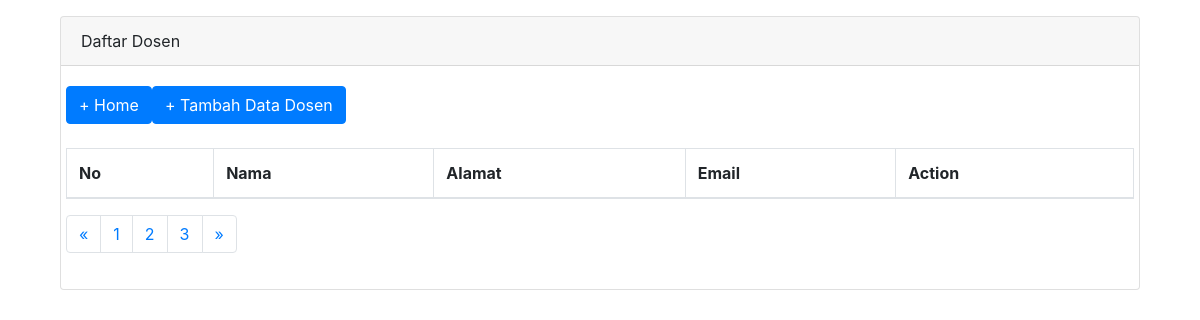
Before: /adak/dosen/read.php with the older database file.
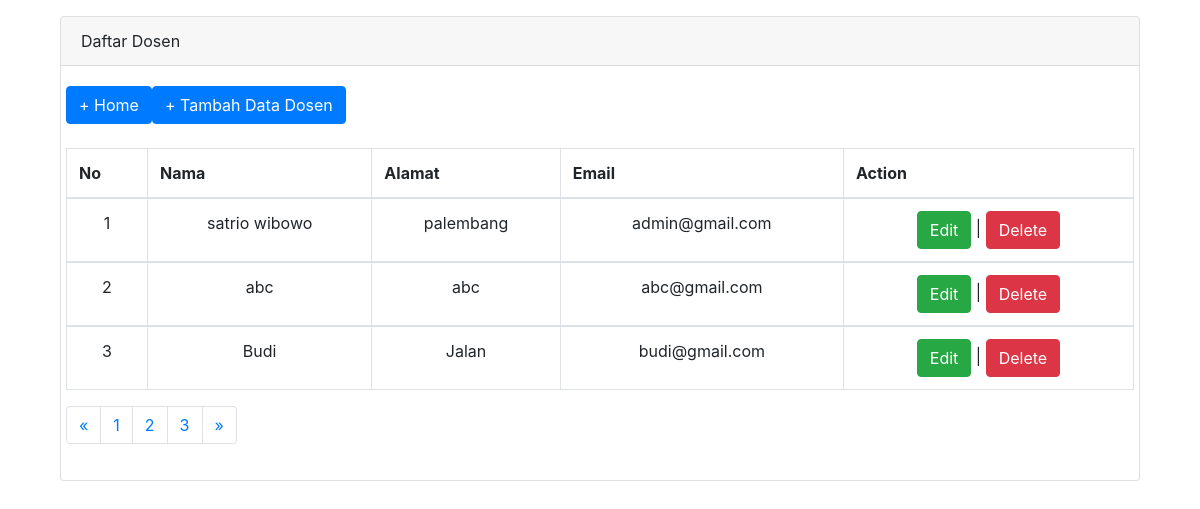
After: the same page with the newer database file.
### tables this page shows
CREATE TABLE `dosen` (
  `id_dosen` int(11) NOT NULL,
  `nama` varchar(100) NOT NULL,
  `alamat` text NOT NULL,
  `email` char(32) NOT NULL,
  `username` varchar(100) NOT NULL,
  `password` varchar(255) NOT NULL
);

### adak/dosen/read.php (the view, shortened to what this page needs)
<!DOCTYPE html>
<html lang="en">
<head>
    <link rel="stylesheet" href="../../assets/bootstrap/css/bootstrap.min.css">
</head>
<body>
<div class="container mt-3">
  <div class="col-md-12">
    <div class="card">
      <div class="card-header">
        <span class="my-auto">Daftar Dosen</span>
      </div>
      <div class="card-body">
        <div class="row justify-content-left align-items-left">
          <a href="../index.php" class="btn btn-primary">+ Home</a>
          <a href="create.php" class="btn btn-primary">+ Tambah Data Dosen</a>
        </div><br>
        <div class="row justify-content-center align-items-center">
          <table class="table table-bordered">
            <thead>
              <tr>
                <th>No</th>
                <th>Nama</th>
                <th>Alamat</th>
                <th>Email</th>
                <th>Action</th>
              </tr>
            </thead>
            <?php
              include("../../config/koneksi.php");
              $no=0;
              $query = "SELECT * FROM `dosen`";
              $result = $koneksi->query($query);
              while($data = mysqli_fetch_row($result))
              {
              $no++;
            ?>
            <tbody>
              <tr>
              <?php
                echo "<td align=center>$no</td>";
                echo "<td align=center>$data[1]</td>";
                echo "<td align=center>$data[2]</td>";
                echo "<td align=center>$data[3]</td>";
                echo '<td align=center><a href="update.php?id='.$data[0].'" class="btn btn-success">Edit</a> |
                <a href="delete.php?id='.$data[0].'" class="btn btn-danger">Delete</a></td>
                '
                ?>
              </tr>
            </tbody>
            <?php
            }
            ?>
          </table>
        </div>
        <div class="row justify-content-left align-items-left">
          <nav aria-label="Page navigation example">
            <ul class="pagination">
              <li class="page-item">
                <a class="page-link" href="#" aria-label="Previous">
                  <span aria-hidden="true">&laquo;</span>
                </a>
              </li>
              <li class="page-item"><a class="page-link" href="#">1</a></li>
              <li class="page-item"><a class="page-link" href="#">2</a></li>
              <li class="page-item"><a class="page-link" href="#">3</a></li>
              <li class="page-item">
                <a class="page-link" href="#" aria-label="Next">
                  <span aria-hidden="true">&raquo;</span>
                </a>
              </li>
            </ul>
          </nav>
        </div>
      </div>
    </div>
  </div>
</div>
</body>
</html>

Changed rows visible on the page:
added dosen: nama "satrio wibowo", alamat "palembang", email "admin@gmail.com"
added dosen: nama "abc", alamat "abc", email "abc@gmail.com"
added dosen: nama "Budi", alamat "Jalan", email "budi@gmail.com"
